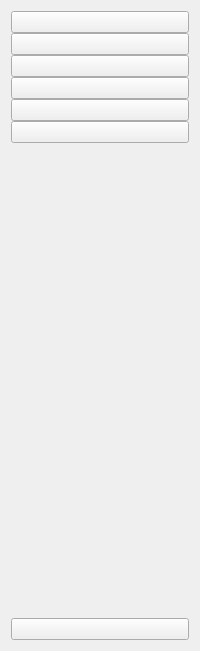
     <widget class="QWidget" name="icon_only_widget" native="true">
      <layout class="QVBoxLayout" name="verticalLayout_3">
       <item>
        <layout class="QVBoxLayout" name="verticalLayout">
         <property name="spacing">
          <number>0</number>
         </property>
         <item>
          <widget class="QPushButton" name="Chip_button">
           <property name="text">
            <string/>
           </property>
           <property name="icon">
            <iconset resource="ressources.qrc">
             <normaloff>:/Icons/icons/ICON/puce.png</normaloff>
             <normalon>:/Icons/icons/ICON/puce.png</normalon>:/Icons/icons/ICON/puce.png</iconset>
           </property>
           <property name="iconSize">
            <size>
             <width>20</width>
             <height>20</height>
            </size>
           </property>
           <property name="checkable">
            <bool>true</bool>
           </property>
           <property name="autoExclusive">
            <bool>true</bool>
           </property>
          </widget>
         </item>
         <item>
          <widget class="QPushButton" name="printer_button">
           <property name="text">
            <string/>
           </property>
           <property name="icon">
            <iconset resource="ressources.qrc">
             <normaloff>:/Icons/icons/ICON/printer.png</normaloff>
             <normalon>:/Icons/icons/ICON/printer.png</normalon>:/Icons/icons/ICON/printer.png</iconset>
           </property>
           <property name="iconSize">
            <size>
             <width>20</width>
             <height>20</height>
            </size>
           </property>
           <property name="checkable">
            <bool>true</bool>
           </property>
           <property name="autoExclusive">
            <bool>true</bool>
           </property>
          </widget>
         </item>
         <item>
          <widget class="QPushButton" name="calibration_button">
           <property name="text">
            <string/>
           </property>
           <property name="icon">
            <iconset resource="ressources.qrc">
             <normaloff>:/Icons/icons/ICON/target.png</normaloff>
             <normalon>:/Icons/icons/ICON/target.png</normalon>:/Icons/icons/ICON/target.png</iconset>
           </property>
           <property name="iconSize">
            <size>
             <width>20</width>
             <height>20</height>
            </size>
           </property>
           <property name="checkable">
            <bool>true</bool>
           </property>
           <property name="autoExclusive">
            <bool>true</bool>
           </property>
          </widget>
         </item>
         <item>
          <widget class="QPushButton" name="timer_button">
           <property name="text">
            <string/>
           </property>
           <property name="icon">
            <iconset resource="ressources.qrc">
             <normaloff>:/Icons/icons/ICON/timer.png</normaloff>
             <normalon>:/Icons/icons/ICON/timer.png</normalon>:/Icons/icons/ICON/timer.png</iconset>
           </property>
           <property name="iconSize">
            <size>
             <width>20</width>
             <height>20</height>
            </size>
           </property>
           <property name="checkable">
            <bool>true</bool>
           </property>
           <property name="autoExclusive">
            <bool>true</bool>
           </property>
          </widget>
         </item>
         <item>
          <widget class="QPushButton" name="acquisition_button">
           <property name="text">
            <string/>
           </property>
           <property name="icon">
            <iconset resource="ressources.qrc">
             <normaloff>:/Icons/icons/ICON/play.png</normaloff>
             <normalon>:/Icons/icons/ICON/play.png</normalon>:/Icons/icons/ICON/play.png</iconset>
           </property>
           <property name="iconSize">
            <size>
             <width>20</width>
             <height>20</height>
            </size>
           </property>
           <property name="checkable">
            <bool>true</bool>
           </property>
           <property name="autoExclusive">
            <bool>true</bool>
           </property>
          </widget>
         </item>
         <item>
          <widget class="QPushButton" name="settings_button">
           <property name="text">
            <string/>
           </property>
           <property name="icon">
            <iconset resource="ressources.qrc">
             <normaloff>:/Icons/icons/ICON/reglage.png</normaloff>
             <normalon>:/Icons/icons/ICON/reglage.png</normalon>:/Icons/icons/ICON/reglage.png</iconset>
           </property>
           <property name="iconSize">
            <size>
             <width>20</width>
             <height>20</height>
            </size>
           </property>
           <property name="checkable">
            <bool>true</bool>
           </property>
           <property name="autoExclusive">
            <bool>true</bool>
           </property>
          </widget>
         </item>
        </layout>
       </item>
       <item>
        <spacer name="verticalSpacer">
         <property name="orientation">
          <enum>Qt::Vertical</enum>
         </property>
         <property name="sizeHint" stdset="0">
          <size>
           <width>20</width>
           <height>469</height>
          </size>
         </property>
        </spacer>
       </item>
       <item>
        <widget class="QPushButton" name="exit_button">
         <property name="text">
          <string/>
         </property>
         <property name="icon">
          <iconset resource="ressources.qrc">
           <normaloff>:/Icons/icons/ICON/exit.png</normaloff>
           <normalon>:/Icons/icons/ICON/exit.png</normalon>:/Icons/icons/ICON/exit.png</iconset>
         </property>
         <property name="iconSize">
          <size>
           <width>20</width>
           <height>20</height>
          </size>
         </property>
         <property name="checkable">
          <bool>true</bool>
         </property>
         <property name="autoExclusive">
          <bool>true</bool>
         </property>
        </widget>
       </item>
      </layout>
     </widget>
